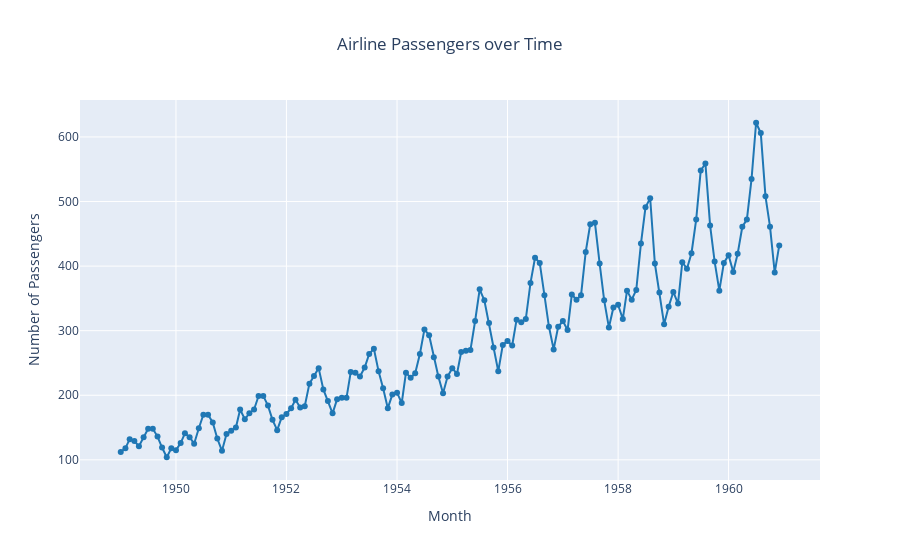

The code cell stored with this chart in its notebook:
### Code cell
x_values = df_air_passengers['Month']
y_values = df_air_passengers['Passengers']

trace0 = go.Scatter(
    x=x_values, 
    y=y_values, 
    mode='lines+markers', 
    name='Passengers',
    line=dict(color='#1f77b4'),  
    marker=dict(color='#1f77b4') 
)

data = [trace0]

layout = go.Layout(title='Airline Passengers over Time',
                   title_x=0.5,
                   xaxis=dict(title='Month'),
                   yaxis=dict(title='Number of Passengers'))

fig = go.Figure(data=data, layout=layout)
fig.show()

### Figure 1 — Plotly figure (JSON) as saved in the notebook; plotly's stock layout.template omitted (floating-point values rounded to 4 significant figures; data arrays with more than 128 entries replaced by an {"elided": "..."} marker saying what was removed)
{"data": [{"line": {"color": "#1f77b4"}, "marker": {"color": "#1f77b4"}, "mode": "lines+markers", "name": "Passengers", "type": "scatter", "x": {"elided": "144 str values"}, "y": {"elided": "144 int values"}}], "layout": {"title": {"text": "Airline Passengers over Time", "x": 0.5}, "xaxis": {"title": {"text": "Month"}}, "yaxis": {"title": {"text": "Number of Passengers"}}}}
